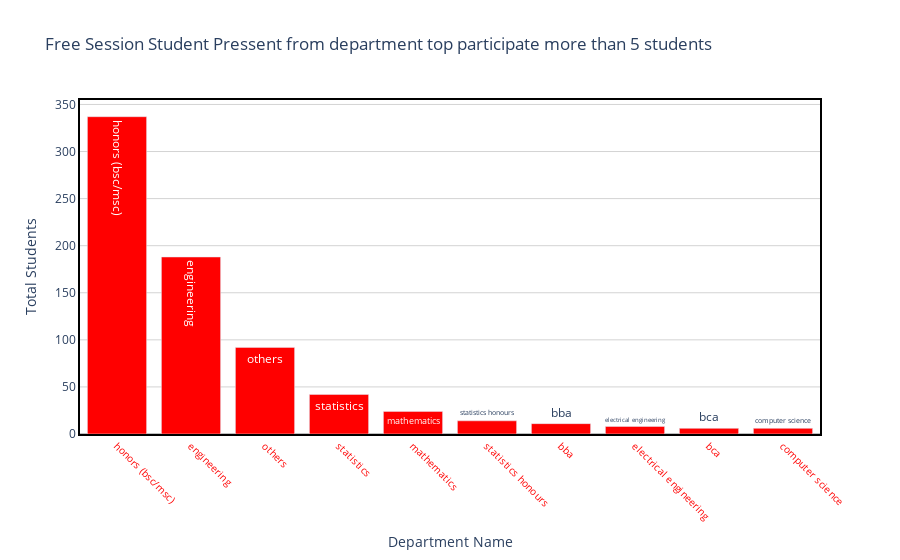

Notebook source saved alongside this figure:
### Code cell
draw_trace_bar(dep_top_participate,'department','counts','Free Session Student Pressent from department top participate more than 5 students', 'Department Name','Total Students',"red")

### Figure 1 — Plotly figure (JSON) as saved in the notebook; plotly's stock layout.template omitted (floating-point values rounded to 4 significant figures)
{"data": [{"marker": {"color": "red"}, "text": ["honors (bsc/msc)", "engineering", "others", "statistics", "mathematics", "statistics honours", "bba", "electrical engineering", "bca", "computer science"], "type": "bar", "x": ["honors (bsc/msc)", "engineering", "others", "statistics", "mathematics", "statistics honours", "bba", "electrical engineering", "bca", "computer science"], "y": [337, 188, 92, 42, 24, 14, 11, 8, 6, 6]}], "layout": {"hovermode": "closest", "paper_bgcolor": "rgba(0, 0, 0, 0)", "plot_bgcolor": "rgba(0, 0, 0, 0)", "title": {"text": "Free Session Student Pressent from department top participate more than 5 students"}, "xaxis": {"linecolor": "black", "linewidth": 2, "mirror": true, "showline": true, "showticklabels": true, "tickangle": 45, "tickfont": {"color": "red", "size": 10}, "title": {"text": "Department Name"}, "zeroline": true, "zerolinecolor": "grey", "zerolinewidth": 1}, "yaxis": {"gridcolor": "lightgrey", "linecolor": "black", "linewidth": 2, "mirror": true, "showline": true, "title": {"text": "Total Students"}, "zeroline": true, "zerolinecolor": "grey", "zerolinewidth": 1}}}
